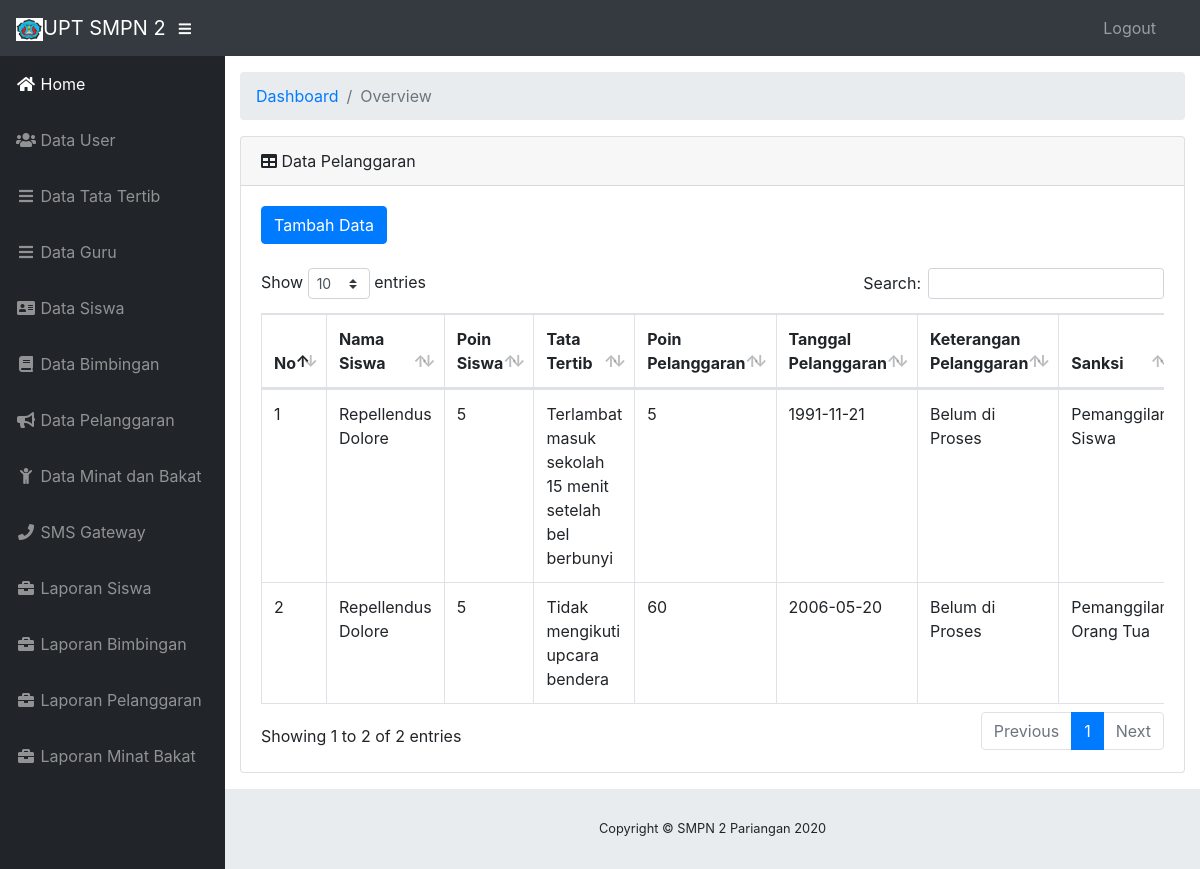
/pelanggarans, run on an earlier commit of the app's database.
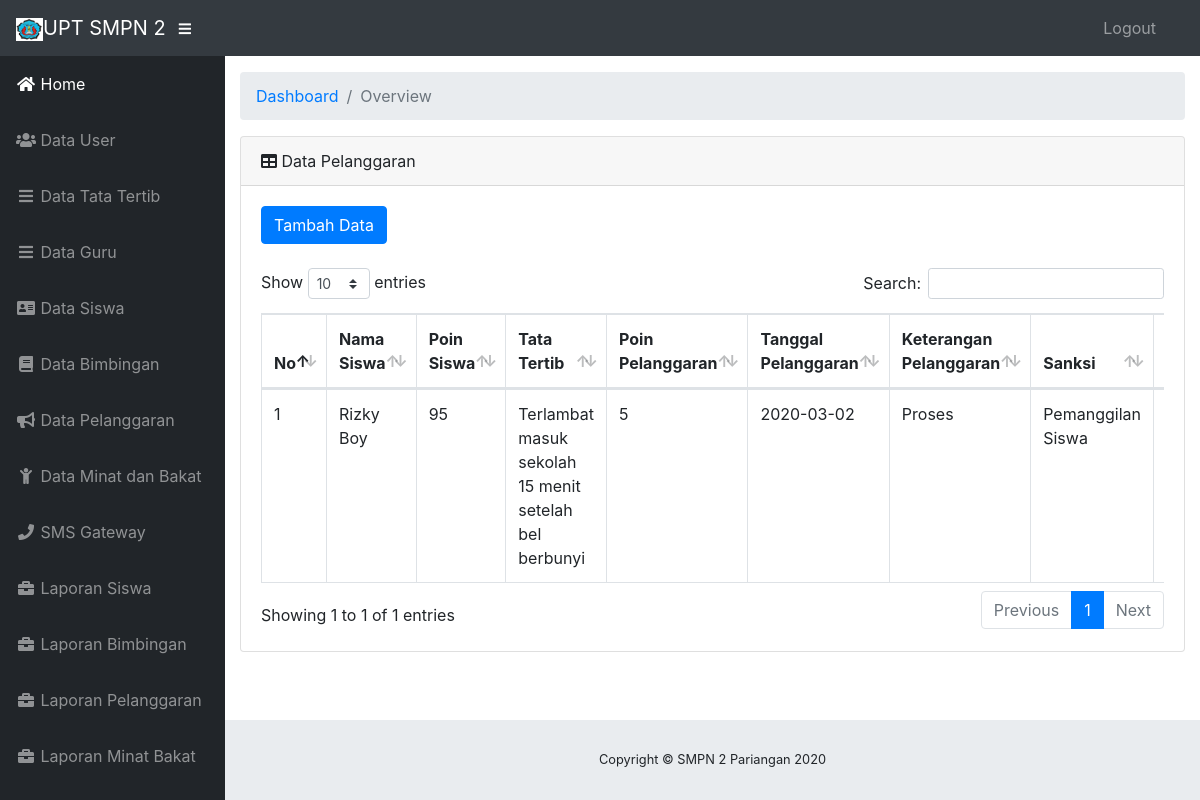
And on a later commit of the database.
### tables this page shows
CREATE TABLE IF NOT EXISTS `pelanggaran_siswa` (
  `id_pelanggaran` int(11) NOT NULL,
  `nis` int(10) NOT NULL,
  `tgl_plg` date NOT NULL,
  `id_tatib` int(5) NOT NULL,
  `ket_plg` varchar(50) NOT NULL,
  `nip` int(20) NOT NULL,
  `point` int(11) NOT NULL
);

CREATE TABLE IF NOT EXISTS `siswa` (
  `nis` int(10) NOT NULL,
  `ta` varchar(10) NOT NULL,
  `nm_siswa` varchar(30) NOT NULL,
  `kelas` varchar(10) NOT NULL,
  `jekel` varchar(2) NOT NULL,
  `alamat` varchar(50) NOT NULL,
  `no_hp_ortu` varchar(20) NOT NULL,
  `point` int(11) NOT NULL DEFAULT '100'
);

CREATE TABLE IF NOT EXISTS `tatatertib` (
  `id_tatib` int(5) NOT NULL,
  `tatib` varchar(100) NOT NULL,
  `b_poin` int(30) NOT NULL
);

### application/controllers/Pelanggarans.php (called while the page is built, shortened)
<?php
class Pelanggarans extends CI_Controller
{
    public function __construct()
    {
        $this->load->model('Mpelanggarans');
        $this->load->library("form_validation");
    }
    public function index($offset = 0)
    {
        $data['datapelanggarans'] = $this->Mpelanggarans->getAll();
        $this->load->view('pelanggarans/index', $data);
    }
}

### index.php (called while the page is built, shortened)
<?php
require_once BASEPATH.'core/CodeIgniter.php';

### application/models/Mpelanggarans.php (called while the page is built, shortened)
<?php
class Mpelanggarans extends CI_Model
{
    private $_table = "pelanggaran_siswa";
    private $_tablesiswa = "siswa";
    private $_tabletatib = "tatatertib";
    private $_tableguru = "guru";
    public function getAll()
    {
        $this->db->select('*');
        $this->db->from($this->_table);
        $this->db->join($this->_tablesiswa, 'pelanggaran_siswa.nis = siswa.nis');
        $this->db->join($this->_tabletatib, 'tatatertib.id_tatib = pelanggaran_siswa.id_tatib');
        $this->db->join($this->_tableguru, 'guru.nip = guru.nip');
        return $this->db->get()->result();
        return $this->db->get($this->_table)->result();
    }
}

### application/views/pelanggarans/index.php (the view, shortened to what this page needs)
<!DOCTYPE html>
<html lang="en">
<head>
</head>
<body id="page-top">
    <div id="wrapper">
        <div id="content-wrapper">
            <div class="container-fluid">
                <div class="card mb-3">
                    <div class="card-header">
                        <i class="fas fa-table"></i>
                        Data Pelanggaran</div>
                    <div class="card-body">
                        <a href="<?php echo base_url() ?>pelanggarans/add" class="btn btn-primary">Tambah Data</a>
                        <br>
                        <br>
                        <div class="table-responsive">
                            <table class="table table-bordered" id="dataTable" width="100%" cellspacing="0">
                                <thead>
                                    <tr>
                                        <th>No</th>
                                        <th>Nama Siswa</th>
                                        <th>Poin Siswa</th>
                                        <th>Tata Tertib</th>
                                        <th>Poin Pelanggaran</th>
                                        <th>Tanggal Pelanggaran</th>
                                        <th>Keterangan Pelanggaran</th>
                                        <th>Sanksi</th>
                                        <th>Nama Guru</th>
                                    </tr>
                                </thead>
                                <tbody>
                                    <?php foreach ($datapelanggarans as $no => $datapelanggaran) :
                                    ?>
                                        <tr>
                                            <td><?php echo ++$no ?></td>
                                            <td><?php echo $datapelanggaran->nm_siswa ?></td>
                                            <td><?php echo $datapelanggaran->point ?></td>
                                            <td><?php echo $datapelanggaran->tatib ?></td>
                                            <td><?php echo $datapelanggaran->b_poin ?></td>
                                            <td><?php echo $datapelanggaran->tgl_plg ?></td>
                                            <td><?php echo $datapelanggaran->ket_plg ?></td>
                                            <td>
                                                <?php if ($datapelanggaran->b_poin >= 5 &&  $datapelanggaran->b_poin <= 5) {
                                                    echo 'Pemanggilan Siswa';
                                                } elseif ($datapelanggaran->b_poin >= 31 &&  $datapelanggaran->b_poin <= 60) {
                                                    echo 'Pemanggilan Orang Tua';
                                                } elseif ($datapelanggaran->b_poin >= 61 &&  $datapelanggaran->b_poin <= 100) {
                                                    echo 'Pemanggilan Orang Tua & Skorsing';
                                                } else {
                                                    echo 'Di Keluarkan ke Orang Tua';
                                                }
                                                ?>
                                            </td>
                                            <td><?php echo $datapelanggaran->nm_guru ?></td>
                                        </tr>
                                    <?php endforeach ?>
                                </tbody>
                            </table>
                        </div>
                    </div>
                </div>
            </div>
        </div>
    </div>
</body>
</html>

What changed in the data, as far as the page shows it:
removed pelanggaran_siswa: siswa.nm_siswa "Repellendus Dolore", siswa.point "5", id_tatib.tatib "Terlambat masuk sekolah 15 menit setelah bel berbunyi", id_tatib.b_poin "5", tgl_plg "1991-11-21", ket_plg "Belum di Proses", shows "Pemanggilan Siswa"
removed pelanggaran_siswa: siswa.nm_siswa "Repellendus Dolore", siswa.point "5", id_tatib.tatib "Tidak mengikuti upcara bendera", id_tatib.b_poin "60", tgl_plg "2006-05-20", ket_plg "Belum di Proses", shows "Pemanggilan Orang Tua"
added pelanggaran_siswa: siswa.nm_siswa "Rizky Boy", siswa.point "95", id_tatib.tatib "Terlambat masuk sekolah 15 menit setelah bel berbunyi", id_tatib.b_poin "5", tgl_plg "2020-03-02", ket_plg "Proses", shows "Pemanggilan Siswa"
Also different on the page:
text written by a page script: "Show entries Search: Showing 1 to 2 of 2 entries Previous 1 Next" → "Show entries Search: Showing 1 to 1 of 1 entries Previous 1 Next"
